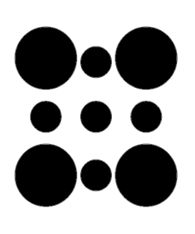
%> input picture img-processing/images/circles.png, 195 x 234 px
$ octave Cicles.m   (GNU Octave 9; MATLAB toolbox functions it lacks are replaced by stand-ins)
%> lines starting %> are read from the running program, lines starting %| are printed output that depends on the picture; in (x1, y1, x2, y2) boxes, pixels count from 0 and x2, y2 are one past the last pixel; in counts of white or black regions, pixels touching at a corner belong together; the program's own positions count from 1
I = imread('./images/circles.png');
%> I is the input picture: size 234x195x3 uint8; mean R, G, B 165.4, 165.4, 165.4

I = im2bw(I);
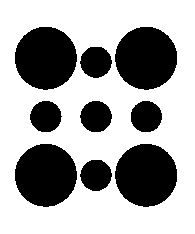
%> I: size 234x195 logical; 64.8% white; 9 black regions, largest, box (x1, y1, x2, y2) and area: (115, 27, 177, 90) 3056, (115, 144, 177, 207) 3056, (15, 144, 77, 207) 3055
SE = strel("disk", 16);

J = imdilate(I, SE);
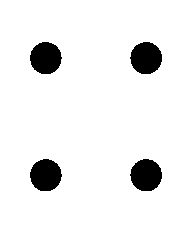
%> J: size 234x195 logical; 93% white; 4 black regions, box (x1, y1, x2, y2) and area: (130, 42, 162, 74) 799, (130, 159, 162, 191) 798, (30, 42, 62, 74) 797, (30, 159, 62, 191) 797

subplot(2,2,1); imshow(I); hold on;
subplot(2,2,2); imshow(J);


K = imerode(J, SE);
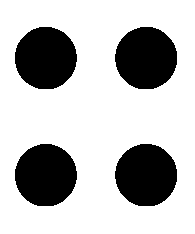
%> K: size 234x195 logical; 73.3% white; 4 black regions, box (x1, y1, x2, y2) and area: (115, 144, 177, 206) 3045, (115, 27, 177, 89) 3044, (15, 27, 77, 89) 3042, (15, 144, 77, 206) 3040

subplot(2,2,3); imshow(K);

$ run again, with img-processing/images/A2.png copied over img-processing/images/circles.png
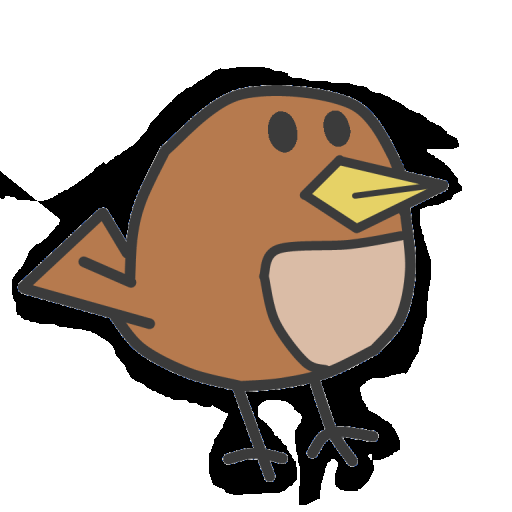
%> input picture img-processing/images/A2.png, 512 x 512 px
%> I is the input picture: size 512x512x3 uint8; mean R, G, B 187.7, 175.7, 165.9
%> `I = im2bw(I);`:
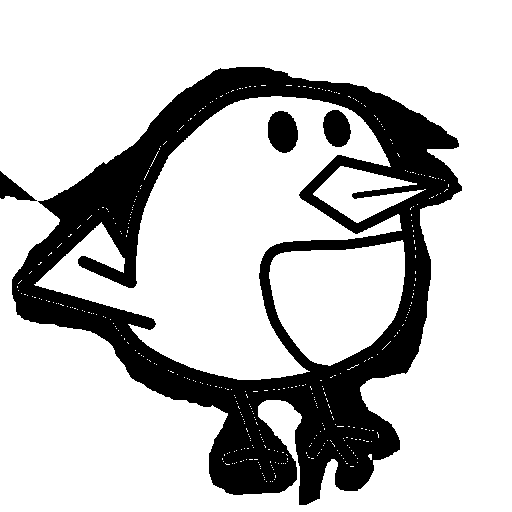
%> I: size 512x512 logical; 76.9% white; 4 black regions, box (x1, y1, x2, y2) and area: (12, 67, 462, 505) 58280, (268, 111, 298, 153) 997, (323, 110, 351, 147) 794, (0, 171, 37, 201) 486
%> J: size 512x512 logical; 99.6% white; 5 black regions (1 under 20 px), largest, box (x1, y1, x2, y2) and area: (68, 163, 135, 212) 657, (396, 119, 422, 146) 238, (340, 388, 351, 411) 78, (236, 476, 248, 480) 23
%> `K = imerode(J, SE);`:
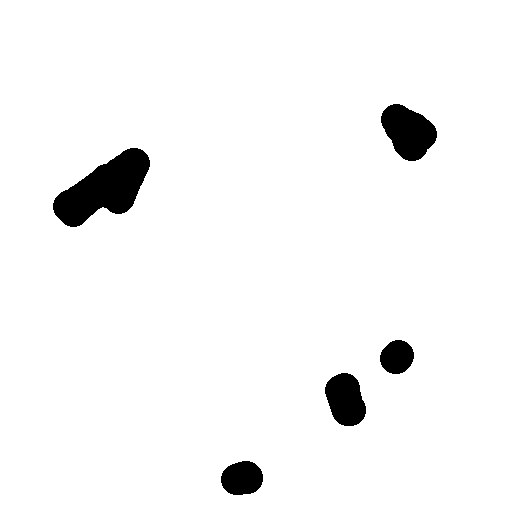
%> K: size 512x512 logical; 96.2% white; 5 black regions, box (x1, y1, x2, y2) and area: (53, 148, 150, 227) 4119, (381, 104, 437, 161) 2131, (325, 373, 366, 426) 1613, (221, 461, 263, 495) 1135, (380, 340, 414, 374) 887
